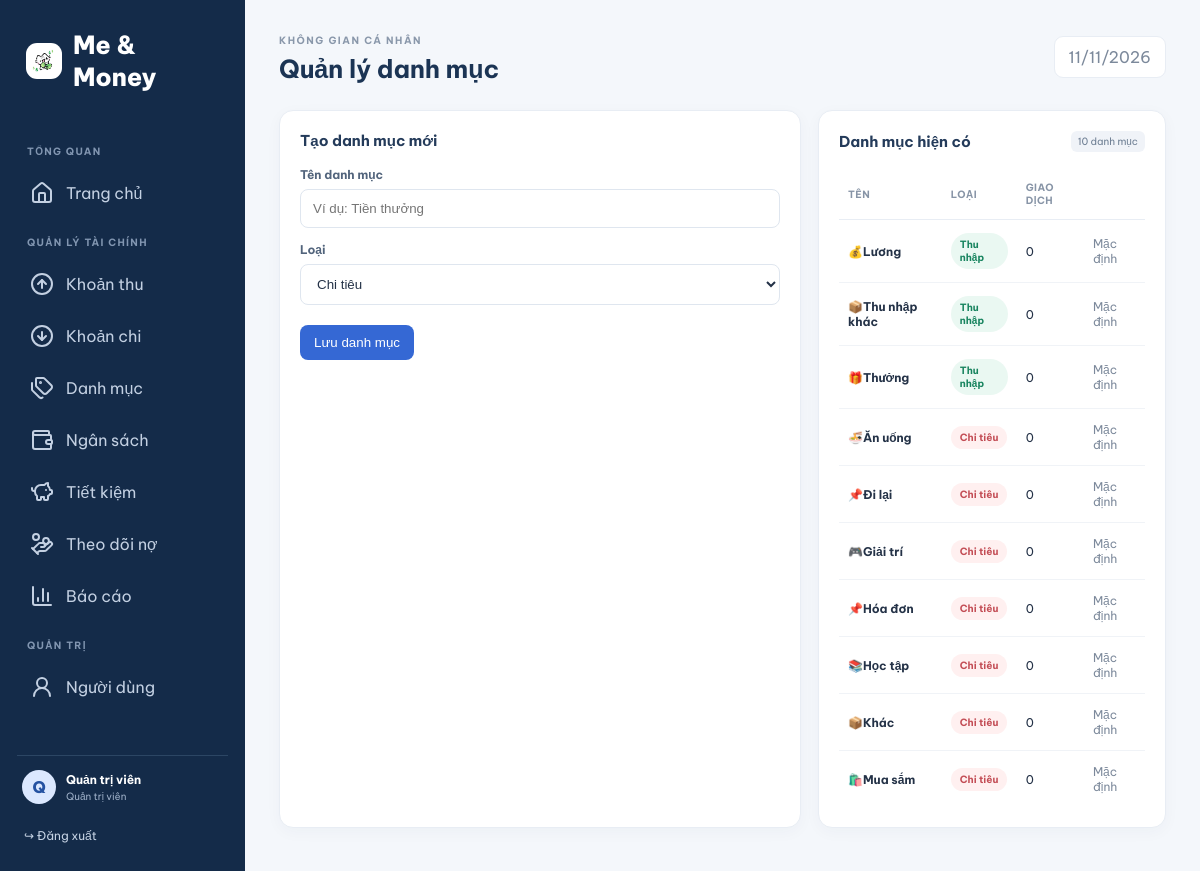
The app's page /categories.php (signed in) with its own data.
### tables this page shows
CREATE TABLE categories (
  id INT AUTO_INCREMENT PRIMARY KEY,
  user_id INT NULL,
  name VARCHAR(100) NOT NULL,
  type ENUM('income','expense') NOT NULL,
  created_at TIMESTAMP DEFAULT CURRENT_TIMESTAMP,
  CONSTRAINT fk_categories_user FOREIGN KEY (user_id) REFERENCES users(id) ON DELETE CASCADE
);

### includes/functions.php (called while the page is built, shortened)
<?php
function e($value): string {
    return htmlspecialchars((string)$value, ENT_QUOTES, 'UTF-8');
}
function is_admin(): bool {
    return ($_SESSION['user']['role'] ?? '') === 'admin';
}

### categories.php (the view, shortened to what this page needs)
<?php
require 'config.php';require 'includes/functions.php';require_login();verify_csrf();$uid=current_user_id();
$edit=null;if(isset($_GET['edit'])){$s=$pdo->prepare("SELECT * FROM categories WHERE id=? AND user_id=?");$s->execute([(int)$_GET['edit'],$uid]);$edit=$s->fetch();}
$s=$pdo->prepare("SELECT c.*,COUNT(t.id) used_count FROM categories c LEFT JOIN transactions t ON t.category_id=c.id AND t.user_id=? WHERE c.user_id IS NULL OR c.user_id=? GROUP BY c.id ORDER BY c.type,c.name");$s->execute([$uid,$uid]);$rows=$s->fetchAll();
$pageTitle='Quản lý danh mục';require 'includes/header.php';
function category_icon($name, $type) {
    $n = mb_strtolower(trim($name), 'UTF-8');
    $icons = [
        'ăn uống'=>'🍜', 'đồ ăn'=>'🍜', 'thực phẩm'=>'🥗',
        'mua sắm'=>'🛍️', 'quần áo'=>'👕', 'di chuyển'=>'🚗',
        'xăng xe'=>'⛽', 'học tập'=>'📚', 'giáo dục'=>'🎓',
        'nhà cửa'=>'🏠', 'tiền nhà'=>'🏠', 'sức khỏe'=>'💊',
        'y tế'=>'💊', 'giải trí'=>'🎮', 'du lịch'=>'✈️',
        'lương'=>'💰', 'tiền lương'=>'💰', 'thưởng'=>'🎁',
        'đầu tư'=>'📈', 'kinh doanh'=>'💼', 'quà tặng'=>'🎀',
        'khác'=>'📦'
    ];
    foreach ($icons as $keyword => $icon) {
        if (mb_strpos($n, $keyword, 0, 'UTF-8') !== false) return $icon;
    }
    return $type === 'income' ? '💵' : '📌';
}
?>
<div class="grid two-col"><section class="card form-card"><div class="section-head"><h2><?=$edit?'Sửa danh mục':'Tạo danh mục mới'?></h2></div><form method="post"><div class="field"><label>Tên danh mục</label><input name="name" required value="<?=e($edit['name']??'')?>" placeholder="Ví dụ: Tiền thưởng"></div><div class="field" style="margin-top:14px"><label>Loại</label><select name="type"><option value="expense" <?=($edit['type']??'expense')==='expense'?'selected':''?>>Chi tiêu</option></select></div><div class="form-actions"><button class="btn">Lưu danh mục</button></div></form></section>
<section class="card category-list-card">
<div class="section-head"><h2>Danh mục hiện có</h2><span class="tag"><?=count($rows)?> danh mục</span></div>
<?php if(!$rows): ?>
<div class="empty-state"><div class="empty-state-icon">🗂️</div><h3>Chưa có danh mục nào</h3><p>Tạo danh mục đầu tiên để phân loại các khoản thu và chi của bạn.</p></div>
<?php else: ?>
<div class="table-scroll"><table><thead><tr><th>TÊN</th><th>LOẠI</th><th>GIAO DỊCH</th><th></th></tr></thead><tbody>
<?php foreach($rows as $r):?>
<tr>
<td><div class="category-name"><span class="category-icon <?=$r['type']?>"><?=e(category_icon($r['name'], $r['type']))?></span><strong><?=e($r['name'])?></strong></div></td>
<td><span class="pill <?=$r['type']?>"><?=$r['type']==='income'?'Thu nhập':'Chi tiêu'?></span></td>
<td><span class="category-count"><?=$r['used_count']?></span></td>
<td><?php if($r['user_id']):?><div class="actions"><a class="btn btn-light btn-small" href="?edit=<?=$r['id']?>">Sửa</a><form method="post" onsubmit="return confirm('Xóa danh mục này?')"><input type="hidden" name="csrf" value="<?=e(csrf_token())?>"><input type="hidden" name="action" value="delete"><input type="hidden" name="id" value="<?=$r['id']?>"><button class="btn btn-danger btn-small">Xóa</button></form></div><?php else:?><span class="muted">Mặc định</span><?php endif;?></td>
</tr>
<?php endforeach;?>
</tbody></table></div>
<?php endif; ?>
</section></div>
<?php require 'includes/footer.php';?>

### includes/header.php (shortened to what this page needs)
<?php
$pageTitle = $pageTitle ?? 'Quản lý thu chi';
?>
<!doctype html>
<html lang="vi">
<head>
<link rel="stylesheet" href="assets/style.css">
</head>
<body>
<div class="app-shell">
<aside class="sidebar">
  <a class="brand" href="index.php">
    <img src="assets/logo qltc.jpg" alt="Logo Me & Money" class="brand-icon">
    <span>Me & Money</span></a>
<div class="side-caption">TỔNG QUAN</div>
<a href="index.php" class="nav-link"><i data-lucide="house"></i><span>Trang chủ</span></a>
<div class="side-caption">QUẢN LÝ TÀI CHÍNH</div>
<a href="transactions.php?type=income" class="nav-link"><i data-lucide="circle-arrow-up"></i><span>Khoản thu</span></a>
<a href="transactions.php?type=expense" class="nav-link"><i data-lucide="circle-arrow-down"></i><span>Khoản chi</span></a>
<a href="categories.php" class="nav-link"><i data-lucide="tags"></i><span>Danh mục</span></a>
<a href="budgets.php" class="nav-link"><i data-lucide="wallet"></i><span>Ngân sách</span></a>
<a href="savings.php" class="nav-link"><i data-lucide="piggy-bank"></i><span>Tiết kiệm</span></a>
<a href="debts.php" class="nav-link"><i data-lucide="hand-coins"></i><span>Theo dõi nợ</span></a>
<a href="reports.php" class="nav-link"><i data-lucide="chart-column"></i><span>Báo cáo</span></a>
  <?php if (is_admin()): ?>
  <div class="side-caption">QUẢN TRỊ</div>
  <a href="users.php" class="nav-link"><i data-lucide="user-round"></i><span>Người dùng</span></a>
  <?php endif; ?>
  <div class="sidebar-bottom">
    <div class="user-mini"><div class="avatar"><?= e(mb_substr($_SESSION['user']['full_name'],0,1)) ?></div>
      <div><strong><?= e($_SESSION['user']['full_name']) ?></strong><small><?= is_admin()?'Quản trị viên':'Tài khoản cá nhân' ?></small></div>
    </div>
    <a href="logout.php" class="logout-link">↪ Đăng xuất</a>
  </div>
</aside>
<main class="main-area">
<header class="topbar"><div><span class="eyebrow">KHÔNG GIAN CÁ NHÂN</span><h1><?= e($pageTitle) ?></h1></div><div class="top-date"><?= date('d/m/Y') ?></div></header>

### includes/footer.php (shortened to what this page needs)
</main>
</div>
 </body></html>

### assets/style.css (style rules this page uses)
:root { --navy:#17365d;--blue:#3568d4;--green:#15966b;--red:#df5c62;--bg:#f4f7fb;--text:#243247;--muted:#7c899b;--line:#e8edf4 }
* { box-sizing:border-box }
body { margin:0;background:var(--bg);color:var(--text);font-family:'Be Vietnam Pro',Arial,sans-serif;font-size:16px }
a { text-decoration:none;color:inherit }
.app-shell { display:flex;min-height:100vh }
.sidebar { width:245px;background:#142b49;color:#d8e2f1;padding:25px 17px;display:flex;flex-direction:column;flex-shrink:0 }
.brand { display:flex;align-items:center;gap:11px;color:white;font-weight:800;font-size:25px;padding:4px 9px 35px }
.brand-icon { width:36px;height:36px;background:#3d73dc;border-radius:11px;display:grid;place-items:center;font-size:28px }
.side-caption { font-size:10px;letter-spacing:1.3px;color:#8296b1;font-weight:700;margin:17px 10px 9px }
.nav-link { padding:12px 13px;border-radius:9px;color:#c3d0e2;display:flex;gap:12px;align-items:center;margin:2px 0 }
.sidebar-bottom { margin-top:auto }
.user-mini { display:flex;gap:10px;align-items:center;padding:14px 5px;border-top:1px solid #2c4664 }
.avatar { width:34px;height:34px;border-radius:50%;background:#dbe8ff;color:#2452a2;display:grid;place-items:center;font-weight:800 }
.user-mini strong,.user-mini small { display:block }
.user-mini strong { font-size:12px;color:white }
.user-mini small { font-size:10px;color:#9eb0c8;margin-top:3px }
.logout-link { display:block;color:#c6d3e4;padding:10px 7px;font-size:12px }
.main-area { flex:1;min-width:0;padding:28px 34px 50px;max-width:1600px;margin:0 auto;width:calc(100% - 245px) }
.topbar { display:flex;justify-content:space-between;align-items:center;margin-bottom:25px }
.eyebrow { font-size:10px;letter-spacing:1.5px;color:#8997aa;font-weight:700 }
.topbar h1 { font-size:25px;margin:5px 0 0;color:#1b3454 }
.top-date { color:var(--muted);background:white;padding:10px 14px;border:1px solid var(--line);border-radius:9px }
.grid { display:grid;gap:17px }
.card { background:white;border:1px solid var(--line);border-radius:14px;padding:20px;box-shadow:0 4px 16px rgba(30,55,90,.035) }
.two-col { grid-template-columns:1.5fr 1fr }
.section-head { display:flex;justify-content:space-between;align-items:center;margin-bottom:17px }
.section-head h2 { font-size:15px;margin:0;color:#243b5a }
.muted { color:var(--muted) }
.btn { display:inline-flex;align-items:center;justify-content:center;border:0;border-radius:8px;padding:10px 14px;background:var(--blue);color:white;font:600 12px inherit;cursor:pointer }
table { width:100%;border-collapse:collapse }
th { text-align:left;color:#8794a6;font-size:10px;letter-spacing:.5px;font-weight:700;padding:12px 9px;border-bottom:1px solid var(--line) }
td { padding:13px 9px;border-bottom:1px solid #f0f3f7;font-size:12px }
tr:last-child td { border-bottom:0 }
.pill { display:inline-block;padding:5px 9px;border-radius:20px;font-size:10px;font-weight:700;background:#eaf8f2;color:#18845f }
.pill.expense { background:#fff0f0;color:#c34d55 }
.form-card { max-width:760px }
.field { display:flex;flex-direction:column;gap:7px }
.field label { font-size:12px;font-weight:700;color:#52647c }
.field input,.field select,.field textarea,.filter input,.filter select { width:100%;border:1px solid #dfe6ef;border-radius:8px;padding:11px 12px;background:white;font:13px inherit;color:var(--text);outline:none }
.form-actions { display:flex;gap:9px;margin-top:20px }
.tag { font-size:10px;color:#6c7d92;background:#f0f3f8;border-radius:6px;padding:4px 7px }

### records on screen
categories: category_icon($r['name'], $r['type']) "💰", name "Lương", shows "Thu nhập", used_count "0", shows "Mặc định"
categories: category_icon($r['name'], $r['type']) "📦", name "Thu nhập khác", used_count "0", shows "Mặc định"
categories: category_icon($r['name'], $r['type']) "🎁", name "Thưởng", shows "Thu nhập", used_count "0", shows "Mặc định"
categories: category_icon($r['name'], $r['type']) "🍜", name "Ăn uống", shows "Chi tiêu", used_count "0", shows "Mặc định"
categories: category_icon($r['name'], $r['type']) "📌", name "Đi lại", shows "Chi tiêu", used_count "0", shows "Mặc định"
categories: category_icon($r['name'], $r['type']) "🎮", name "Giải trí", shows "Chi tiêu", used_count "0", shows "Mặc định"
categories: category_icon($r['name'], $r['type']) "📌", name "Hóa đơn", shows "Chi tiêu", used_count "0", shows "Mặc định"
categories: category_icon($r['name'], $r['type']) "📚", name "Học tập", shows "Chi tiêu", used_count "0", shows "Mặc định"
categories: category_icon($r['name'], $r['type']) "📦", name "Khác", shows "Chi tiêu", used_count "0", shows "Mặc định"
categories: category_icon($r['name'], $r['type']) "🛍️", name "Mua sắm", shows "Chi tiêu", used_count "0", shows "Mặc định"

### other values on screen
mb_substr($_SESSION['user']['full_name'],0,1) "Q"
$_SESSION['user']['full_name'] "Quản trị viên"
$pageTitle "Quản lý danh mục"
count($rows) "10"
